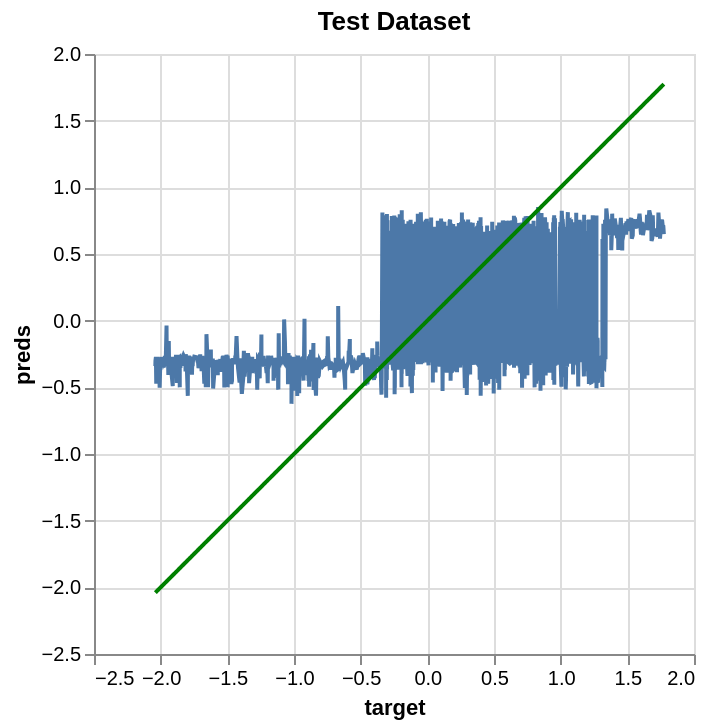

Write notebook code for a chart like this one.
### Code cell
# Line chart for testing dataset

perfect = alt.Chart(pd.DataFrame({'target': y_test_plot, 'preds': y_test_plot})).mark_line(color='green').encode(
    x='target',
    y='preds'
)

pred_chart = alt.Chart(pd.DataFrame({'target': y_test_plot, 'preds': y_test_pred.ravel()})).mark_line().encode(
    x='target',
    y='preds'
  )

pred_chart + perfect.properties(
    title='Test Dataset'
)

### Figure 1 — Vega-Lite specification as saved in the notebook (floating-point values rounded to 4 significant figures; data arrays with more than 128 entries replaced by an {"elided": "..."} marker saying what was removed)
{"config": {"view": {"continuousWidth": 300, "continuousHeight": 300}}, "layer": [{"data": {"name": "data-7c299bbf537db36cb81922952a0ada53"}, "mark": {"type": "line"}, "encoding": {"x": {"field": "target", "type": "quantitative"}, "y": {"field": "preds", "type": "quantitative"}}}, {"data": {"name": "data-b2fd08cec623440b34f7e95d1940fc13"}, "mark": {"type": "line", "color": "green"}, "encoding": {"x": {"field": "target", "type": "quantitative"}, "y": {"field": "preds", "type": "quantitative"}}, "title": "Test Dataset"}], "$schema": "https://vega.github.io/schema/vega-lite/v5.20.1.json", "datasets": {"data-7c299bbf537db36cb81922952a0ada53": {"elided": "1409 records"}, "data-b2fd08cec623440b34f7e95d1940fc13": {"elided": "1409 records"}}}
